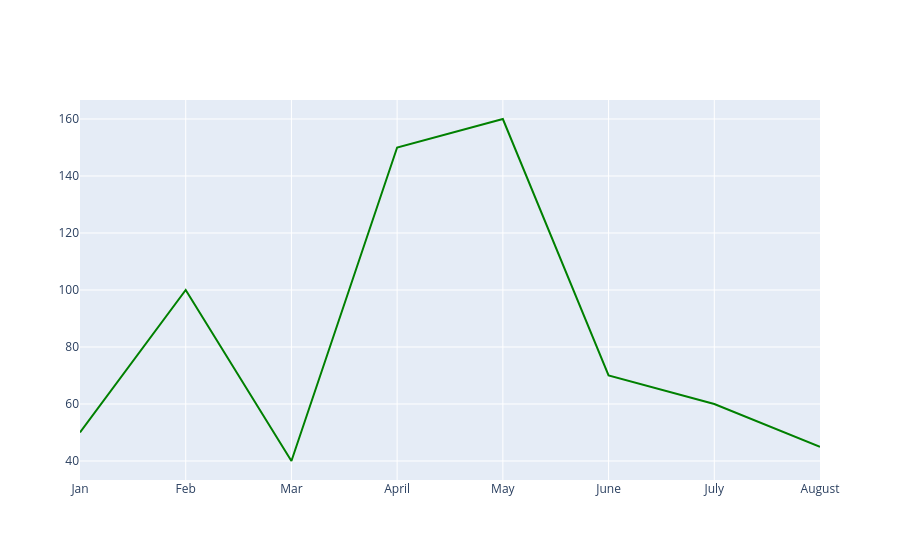

Notebook source saved alongside this figure:
### Code cell
#Next we will create a line plot by using the add_trace function and use the go.scatter() function within it
# In go.Scatter we define the x-axis data,y-axis data and define the mode as lines with color of the marker as green
# The original line was wrong: with mode='lines' the color is set via line=dict(), not marker=dict().
# fig.add_trace(go.Scatter(x=months_array, y=numberofbicyclessold_array, mode='lines', marker=dict(color='green')))
fig.add_trace(go.Scatter(x=months_array, y=numberofbicyclessold_array, mode='lines', line=dict(color='green')))

### Figure 1 — Plotly figure (JSON) as saved in the notebook; plotly's stock layout.template omitted (floating-point values rounded to 4 significant figures)
{"data": [{"line": {"color": "green"}, "mode": "lines", "type": "scatter", "x": ["Jan", "Feb", "Mar", "April", "May", "June", "July", "August"], "y": [50, 100, 40, 150, 160, 70, 60, 45]}], "layout": {}}
